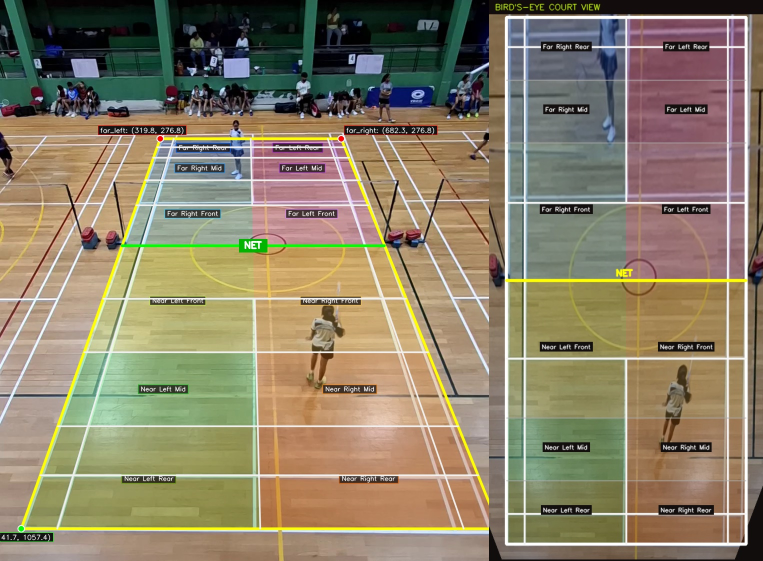
#> input picture court_detection/court_detection_frame.jpg, 1526 x 1122 px (shown at 1/2 size)
$ python -i auto_detector.py   (imports and definitions only)
#> lines starting #> are read from the running program, lines starting #| are printed output that depends on the picture; after the words box and inside, x2 and y2 are one past the last pixel; in counts of white or black regions, pixels touching at a corner belong together
#> further down, picture is the input picture: shape (1122, 1526, 3); mean B, G, R 104.3, 128.9, 139.9
import cv2
import numpy as np

# Standard BWF Court Dimensions (cm)
COURT_WIDTH = 610.0
COURT_LENGTH = 1340.0

STANDARD_COURT_LINES = [
    [(0, 0), (610, 0)],
    [(0, 1340), (610, 1340)],
    [(0, 0), (0, 1340)],
    [(610, 0), (610, 1340)],
    [(46, 0), (46, 1340)],
    [(564, 0), (564, 1340)],
    [(0, 76), (610, 76)],
    [(0, 1264), (610, 1264)],
    [(0, 472), (610, 472)],
    [(0, 868), (610, 868)],
    [(305, 0), (305, 472)],
    [(305, 868), (305, 1340)],
    [(0, 670), (610, 670)]
]

PTS_2D = np.array([
    [0.0, 0.0],
    [COURT_WIDTH, 0.0],
    [COURT_WIDTH, COURT_LENGTH],
    [0.0, COURT_LENGTH]
], dtype=np.float32)

NET_LINE_2D = np.array([[[0.0, 670.0]], [[610.0, 670.0]]], dtype=np.float32)


class AutoCourtDetector:
    """
    Automatically detects the 4 outer corners of a full badminton court
    using white line extraction, contour analysis, and line-homography alignment.
    Supports both single-court videos and multi-court gymnasium halls.
    """
    def __init__(self, top_mask_ratio=0.25, bottom_mask_ratio=0.02):
        self.top_mask_ratio = top_mask_ratio
        self.bottom_mask_ratio = bottom_mask_ratio

    def detect(self, frame):
        # 1. Try single-court contour detection first
        try:
            corners = self._detect_contour_court(frame)
            if corners is not None:
                return corners
        except Exception:
            pass

        # 2. Try multi-court / line-homography alignment detection
        corners = self._detect_line_homography_court(frame)
        if corners is not None:
            return corners

        raise RuntimeError("Could not find a valid court boundary from the detected structures.")

    def _detect_contour_court(self, frame):
        h, w = frame.shape[:2]
#> h = 1122; w = 1526

        mask_h = int(h * self.top_mask_ratio)
#> mask_h = 280
        mask_b = int(h * (1.0 - self.bottom_mask_ratio))
#> mask_b = 1099
        roi = frame.copy()
        cv2.rectangle(roi, (0, 0), (w, mask_h), (0, 0, 0), -1)
        cv2.rectangle(roi, (0, mask_b), (w, h), (0, 0, 0), -1)
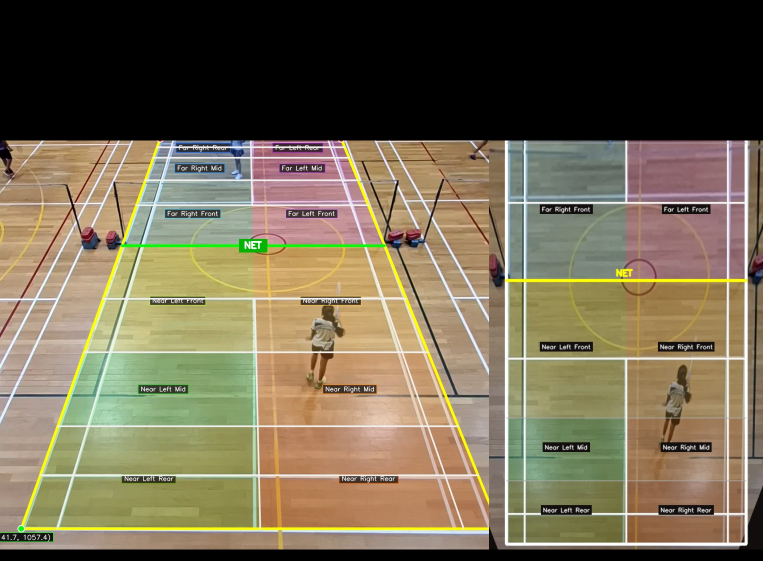
#> roi: shape (1122, 1526, 3) (shown at 1/2 size); mean B, G, R 83, 107, 117.7

        hsv = cv2.cvtColor(roi, cv2.COLOR_BGR2HSV)
#> hsv: shape (1122, 1526, 3); mean H, S, V 30.2, 61.5, 121.5
        lower_white = np.array([0, 0, 180])
        upper_white = np.array([180, 40, 255])
        mask = cv2.inRange(hsv, lower_white, upper_white)
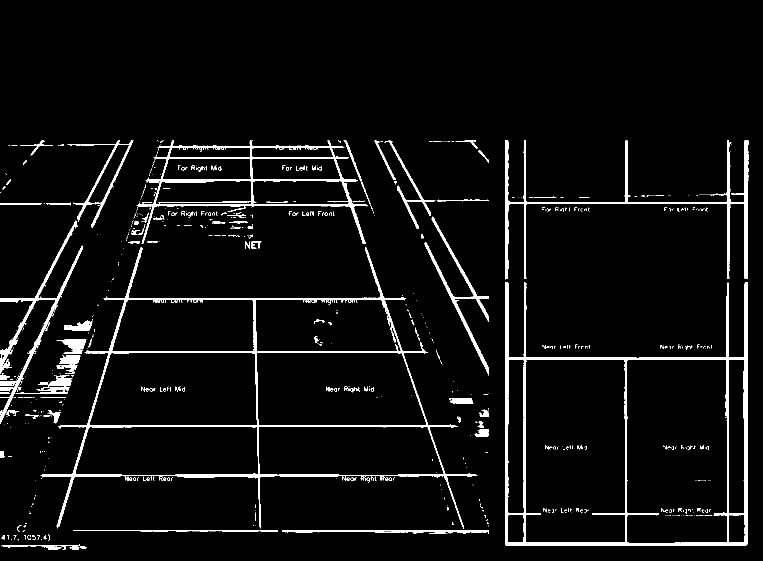
#> mask: shape (1122, 1526) (shown at 1/2 size); 4.8% white; 720 white regions (594 under 20 px), largest, box (x1, y1, x2, y2) and area: (1010, 564, 1496, 1092) 18909, (81, 495, 955, 1057) 17728, (1010, 281, 1497, 559) 8850

        kernel = np.ones((5, 5), np.uint8)
        mask = cv2.dilate(mask, kernel, iterations=2)
#> mask: shape (1122, 1526); 16.4% white; 77 white regions, largest, box (x1, y1, x2, y2) and area: (0, 277, 982, 1072) 148771, (1006, 277, 1501, 1096) 79101, (745, 277, 982, 755) 17075
        mask = cv2.erode(mask, kernel, iterations=1)
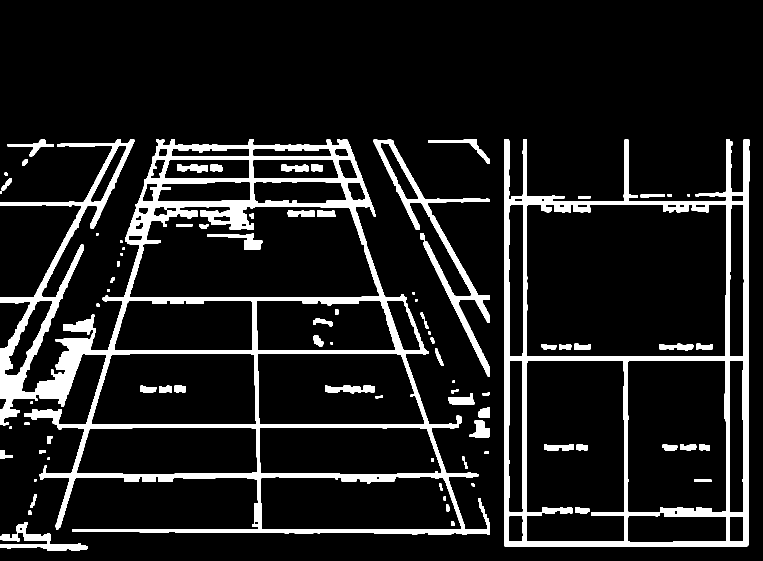
#> mask: shape (1122, 1526) (shown at 1/2 size); 11.2% white; 83 white regions (1 under 20 px)

        contours, _ = cv2.findContours(mask, cv2.RETR_EXTERNAL, cv2.CHAIN_APPROX_SIMPLE)
#> contours = 47 contours, 13 with area under 20; largest, box (x1, y1, x2, y2) and area: (0, 279, 980, 1070) 457992, (1008, 279, 1499, 1094) 344128, (747, 279, 980, 753) 12737, (0, 1044, 176, 1101) 2885, (856, 279, 980, 328) 842
        if not contours:
            return None

        contours = sorted(contours, key=cv2.contourArea, reverse=True)

        for cnt in contours:
            area = cv2.contourArea(cnt)
            if area < 10000:
                continue

            pts = cnt.reshape(-1, 2)
            s = pts.sum(axis=1)
            diff = np.diff(pts, axis=1)

            tl = pts[np.argmin(s)]
            br = pts[np.argmax(s)]
            tr = pts[np.argmin(diff)]
            bl = pts[np.argmax(diff)]

            if abs(tl[1] - tr[1]) > 25:
                expected_y = max(tl[1], tr[1])
                if tl[1] < expected_y - 20:
                    penalty = pts[:, 0] + np.abs(pts[:, 1] - expected_y) * 5
                    tl = pts[np.argmin(penalty)]
                elif tr[1] < expected_y - 20:
                    penalty = -pts[:, 0] + np.abs(pts[:, 1] - expected_y) * 5
                    tr = pts[np.argmin(penalty)]

            width_top = np.linalg.norm(tr - tl)
            width_bottom = np.linalg.norm(br - bl)
            height = max(bl[1], br[1]) - min(tl[1], tr[1])

            if width_top < 150 or width_bottom < 150:
                 continue

            aspect_ratio = width_bottom / (height + 1e-5)
            if aspect_ratio < 1.8 or aspect_ratio > 3.8:
                 continue

            corners = {
                'far_left': (float(tl[0]), float(tl[1])),
                'far_right': (float(tr[0]), float(tr[1])),
                'near_left': (float(bl[0]), float(bl[1])),
                'near_right': (float(br[0]), float(br[1]))
            }
            return corners
#> this loop made 47 passes
#> (area, br, bl, expected_y, width_top, width_bottom) on pass 3: (12737, [979, 752], [975, 752], 398, 177, 4)
#> area on passes 4 to 9: 2885, 841.5, 800, 747.5, 731, 362
#> after the loop, expected_y = 398; penalty = 1113 values, max 2749 at index 660, min 802 at index 84, mean 1585

        return None

    def _detect_line_homography_court(self, frame):
        h, w = frame.shape[:2]
#> h = 1122; w = 1526

        hsv = cv2.cvtColor(frame, cv2.COLOR_BGR2HSV)
#> hsv: shape (1122, 1526, 3); mean H, S, V 52.9, 91.5, 147.8
        lower_white = np.array([0, 0, 150])
        upper_white = np.array([180, 60, 255])
        white_mask = cv2.inRange(hsv, lower_white, upper_white)
#> white_mask: shape (1122, 1526); 16.4% white; 1075 white regions (769 under 20 px), largest, box (x1, y1, x2, y2) and area: (0, 439, 201, 1064) 50102, (46, 495, 978, 1057) 45359, (251, 277, 763, 488) 37197

        roi_mask = np.zeros_like(white_mask)
        roi_mask[int(h * self.top_mask_ratio * 0.7):int(h * (1.0 - self.bottom_mask_ratio)), :] = 255
        white_mask = cv2.bitwise_and(white_mask, roi_mask)
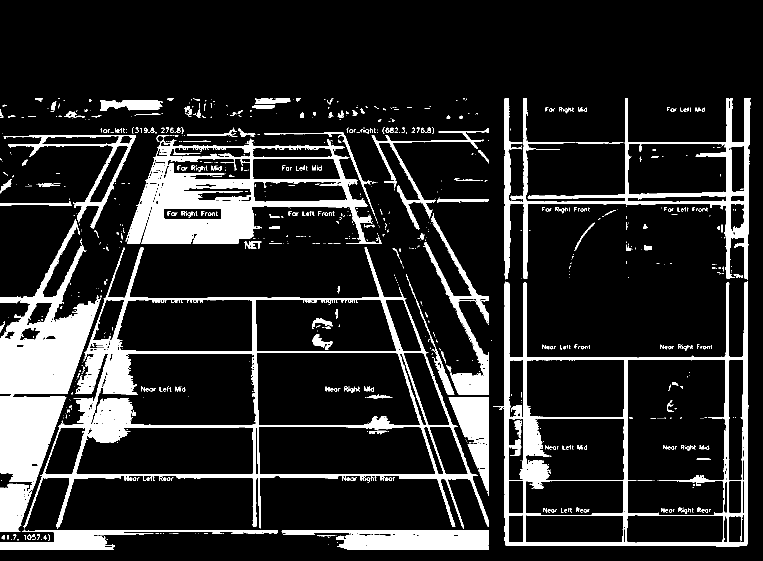
#> white_mask: shape (1122, 1526) (shown at 1/2 size); 14.8% white; 946 white regions (680 under 20 px), largest, box (x1, y1, x2, y2) and area: (0, 439, 201, 1064) 50102, (46, 495, 978, 1057) 45359, (251, 277, 763, 488) 37197

        edges = cv2.Canny(white_mask, 50, 150)
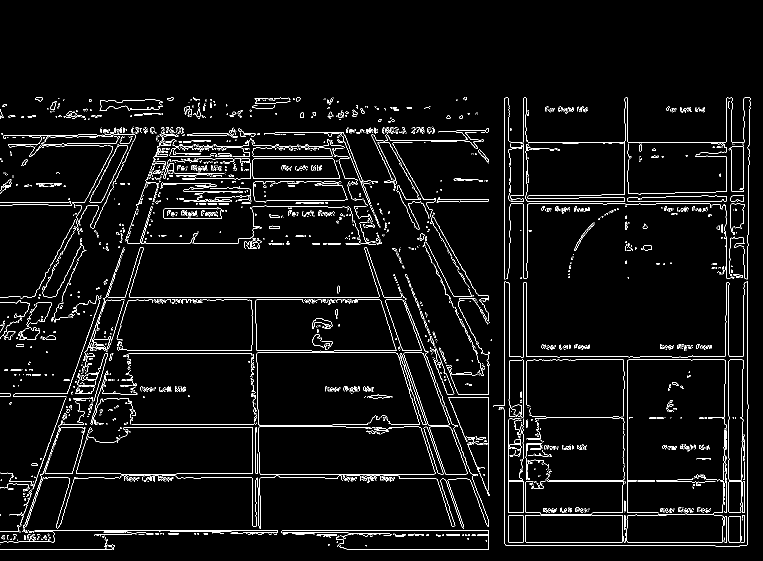
#> edges: shape (1122, 1526) (shown at 1/2 size); 3.8% white in thin lines or dots, all inside (x1, y1, x2, y2) = (0, 195, 1501, 1100)
        lines = cv2.HoughLinesP(edges, 1, np.pi/180, threshold=40, minLineLength=30, maxLineGap=20)
#> lines = 754 rows, first 6: [1008, 1080, 1008, 548], [1008, 402, 1496, 402], [1495, 1050, 1495, 557], [37, 1060, 976, 1060], [693, 1098, 977, 1098], [647, 284, 695, 284]

        if lines is None:
            return None

        horizontals = []
        left_slanted = []
        right_slanted = []

        for l in lines:
            x1, y1, x2, y2 = l[0]
            if y1 > y2:
                x1, y1, x2, y2 = x2, y2, x1, y1

            dx = x2 - x1
            dy = y2 - y1
            length = np.sqrt(dx*dx + dy*dy)
            angle = np.arctan2(dy, dx) * 180.0 / np.pi

            if abs(angle) < 22 or abs(angle) > 158:
                mid_y = (y1 + y2) / 2.0
                mid_x = (x1 + x2) / 2.0
                if 0.15 * w <= mid_x <= 0.85 * w:
                    horizontals.append((x1, y1, x2, y2, mid_y, length))
            elif -88 <= angle <= -35 or 92 <= angle <= 145:
                left_slanted.append((x1, y1, x2, y2, length))
            elif 35 <= angle <= 88:
                right_slanted.append((x1, y1, x2, y2, length))
#> this loop made 754 passes
#> (l, x1, y1, x2, y2, dx, dy, length) on passes 16, 23, 29, 43, 44, 51: ([[1112, 391, 1236, 389]], 1236, 389, 1112, 391, -124, 2, 124), ([[693, 262, 868, 259]], 868, 259, 693, 262, -175, 3, 175), ([[1008, 392, 1122, 390]], 1122, 390, 1008, 392, -114, 2, 114), ([[315, 271, 416, 270]], 416, 270, 315, 271, -101, 1, 101), ([[1008, 398, 1216, 395]], 1216, 395, 1008, 398, -208, 3, 208), ([[462, 268, 528, 267]], 528, 267, 462, 268, -66, 1, 66.01)
#> (x1, y1, x2, y2, dx, dy, length, angle) on passes 2, 4, 5, 6, 8, 10: (1008, 402, 1496, 402, 488, 0, 488, 0), (37, 1060, 976, 1060, 939, 0, 939, 0), (693, 1098, 977, 1098, 284, 0, 284, 0), (647, 284, 695, 284, 48, 0, 48, 0), (520, 948, 977, 948, 457, 0, 457, 0), (1009, 1084, 1494, 1084, 485, 0, 485, 0)

        net_y_candidates = [l[4] for l in horizontals if 0.34 * h <= l[4] <= 0.44 * h]
        physical_net_y = np.median(net_y_candidates) if net_y_candidates else 0.40 * h

        # Far baseline (top of court): 0.20*h to physical_net_y - 0.08*h
        far_y_candidates = [l[4] for l in horizontals if 0.20 * h <= l[4] <= physical_net_y - 0.08 * h]
        # Near baseline (bottom of court): >= 0.90*h
        near_y_candidates = [l[4] for l in horizontals if l[4] >= 0.90 * h]

        if not far_y_candidates:
            far_y_candidates = [0.236 * h, 0.25 * h, 0.27 * h, 0.29 * h]
        else:
            far_y_candidates.append(0.236 * h)

        if not near_y_candidates:
            near_y_candidates = [0.945 * h, 0.95 * h, 0.92 * h, 0.90 * h]
        else:
            near_y_candidates.append(0.945 * h)

        def cluster_values(vals, tol=15):
#> called with tol = 20
            if not vals:
                return []
            sorted_v = sorted(vals)
            clusters = [[sorted_v[0]]]
            for v in sorted_v[1:]:
                if v - clusters[-1][-1] < tol:
                    clusters[-1].append(v)
                else:
                    clusters.append([v])
#> this loop made 28 passes
#> v on passes 1 to 12: 1020, 1021, 1024.5, 1025, 1030, 1030, 1031, 1060, 1060.3, 1063, 1064, 1065
            return [float(np.mean(c)) for c in clusters]

        near_y_list = cluster_values(near_y_candidates, tol=20)
        far_y_list = cluster_values(far_y_candidates, tol=20)
#> the loop in cluster_values (call 2), `for v in sorted_v[1:]:` made 90 passes
#> v on passes 1 to 12: 225.5, 226, 226.5, 227, 228, 228, 229.5, 230, 230, 230.5, 231, 231

        # Sideline candidate generation spanning wide outer range
        cand_left_x_far = [330.0, 327.0, 310.0, 340.0, 300.0, 360.0]
        cand_left_x_near = [40.0, 65.0, 45.0, 85.0, 100.0]

        cand_right_x_far = [690.0, 702.0, 680.0, 715.0, 665.0]
        cand_right_x_near = [960.0, 930.0, 950.0, 910.0, 990.0]

        # Extract candidates from detected Hough lines
        for l in left_slanted:
            x1, y1, x2, y2, _ = l
            if y2 != y1:
                sl = (x2 - x1) / float(y2 - y1)
                for fy in far_y_list:
                    cand_left_x_far.append(x1 + (fy - y1) * sl)
                for ny in near_y_list:
                    cand_left_x_near.append(x1 + (ny - y1) * sl)
#> this loop made 67 passes
#> l on passes 1 to 12: (169, 719, 44, 1062, 365.1), (248, 256, 69, 592, 380.7), (192, 374, 42, 668, 330.1), (335, 254, 248, 495, 256.2), (320, 363, 222, 684, 335.6), (260, 298, 186, 457, 175.4), (117, 578, 98, 617, 43.38), (190, 818, 119, 1052, 244.5), (214, 744, 205, 776, 33.24), (360, 256, 252, 610, 370.1), (195, 799, 152, 942, 149.3), (240, 522, 222, 571, 52.2)

        for l in right_slanted:
            x1, y1, x2, y2, _ = l
            if y2 != y1:
                sl = (x2 - x1) / float(y2 - y1)
                for fy in far_y_list:
                    cand_right_x_far.append(x1 + (fy - y1) * sl)
                for ny in near_y_list:
                    cand_right_x_near.append(x1 + (ny - y1) * sl)
#> this loop made 67 passes
#> l on passes 1 to 12: (851, 709, 930, 916, 221.6), (868, 722, 976, 991, 289.9), (777, 620, 935, 1078, 484.5), (793, 677, 922, 1050, 394.7), (730, 487, 815, 732, 259.3), (885, 800, 977, 1041, 258), (690, 271, 728, 374, 109.8), (720, 361, 734, 397, 38.63), (759, 239, 945, 575, 384), (1020, 814, 1045, 864, 55.9), (827, 444, 885, 564, 133.3), (818, 767, 916, 1071, 319.4)

        cand_left_x_far = cluster_values([x for x in cand_left_x_far if 0.15 * w <= x <= 0.48 * w], tol=12)
        cand_left_x_near = cluster_values([x for x in cand_left_x_near if -0.05 * w <= x <= 0.45 * w], tol=15)

        cand_right_x_far = cluster_values([x for x in cand_right_x_far if 0.52 * w <= x <= 0.85 * w], tol=12)
        cand_right_x_near = cluster_values([x for x in cand_right_x_near if 0.55 * w <= x <= 1.08 * w], tol=15)

        best_overlap = -1
        best_corners = None

        for near_y in near_y_list:
            for far_y in far_y_list:
                if near_y - far_y < 0.50 * h:
                    continue

                for tl_x in cand_left_x_far:
                    for bl_x in cand_left_x_near:
                        for tr_x in cand_right_x_far:
                            for br_x in cand_right_x_near:
                                width_top = tr_x - tl_x
                                width_bot = br_x - bl_x

                                if width_top < 150 or width_bot < 300 or width_top >= width_bot:
                                    continue

                                center_bot = (bl_x + br_x) / 2.0
                                center_top = (tl_x + tr_x) / 2.0
                                if abs(center_bot - w/2.0) > 0.25 * w or abs(center_top - w/2.0) > 0.25 * w:
                                    continue

                                corners = {
                                    'far_left': (float(tl_x), float(far_y)),
                                    'far_right': (float(tr_x), float(far_y)),
                                    'near_left': (float(bl_x), float(near_y)),
                                    'near_right': (float(br_x), float(near_y))
                                }

                                pts_pixel = np.array([corners['far_left'], corners['far_right'], corners['near_right'], corners['near_left']], dtype=np.float32)
                                H, _ = cv2.findHomography(PTS_2D, pts_pixel)
                                if H is None:
                                    continue

                                proj_net = cv2.perspectiveTransform(NET_LINE_2D, H)
                                proj_net_y = (proj_net[0][0][1] + proj_net[1][0][1]) / 2.0
                                net_diff = abs(proj_net_y - physical_net_y)

                                if net_diff > 0.08 * h:
                                    continue

                                line_mask = np.zeros((h, w), dtype=np.uint8)
                                for p1, p2 in STANDARD_COURT_LINES:
                                    pts = np.array([[p1[0], p1[1]], [p2[0], p2[1]]], dtype=np.float32).reshape(-1, 1, 2)
                                    proj = cv2.perspectiveTransform(pts, H)
                                    pt1 = tuple(np.round(proj[0][0]).astype(int))
                                    pt2 = tuple(np.round(proj[1][0]).astype(int))
                                    cv2.line(line_mask, pt1, pt2, 255, 2)

                                overlap = cv2.bitwise_and(white_mask, line_mask)
                                overlap_pixels = cv2.countNonZero(overlap)

                                if overlap_pixels > best_overlap:
                                    best_overlap = overlap_pixels
                                    best_corners = corners
#> this loop made 2 passes
#> near_y on passes 1 to 2: 1024.9, 1070.5
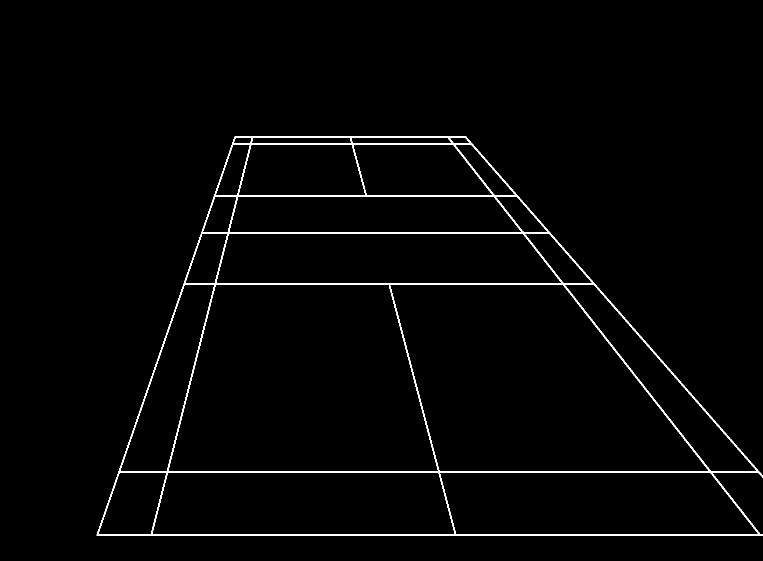
#> line_mask: shape (1122, 1526) (shown at 1/2 size); 1.7% white; 1 white region, box (x1, y1, x2, y2) and area: (193, 272, 1526, 1072) 29469
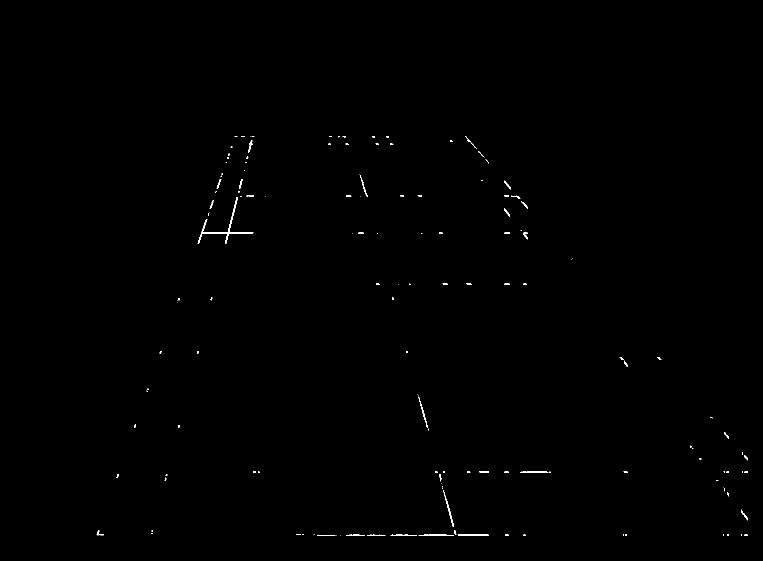
#> overlap: shape (1122, 1526) (shown at 1/2 size); 0.24% white in thin lines or dots, all inside (x1, y1, x2, y2) = (193, 272, 1496, 1072)

        if best_corners is not None and best_overlap >= 3000:
            return best_corners

        return None

>>> import cv2
>>> picture = cv2.imread('court_detection_frame.jpg')
>>> result = AutoCourtDetector().detect(picture)
